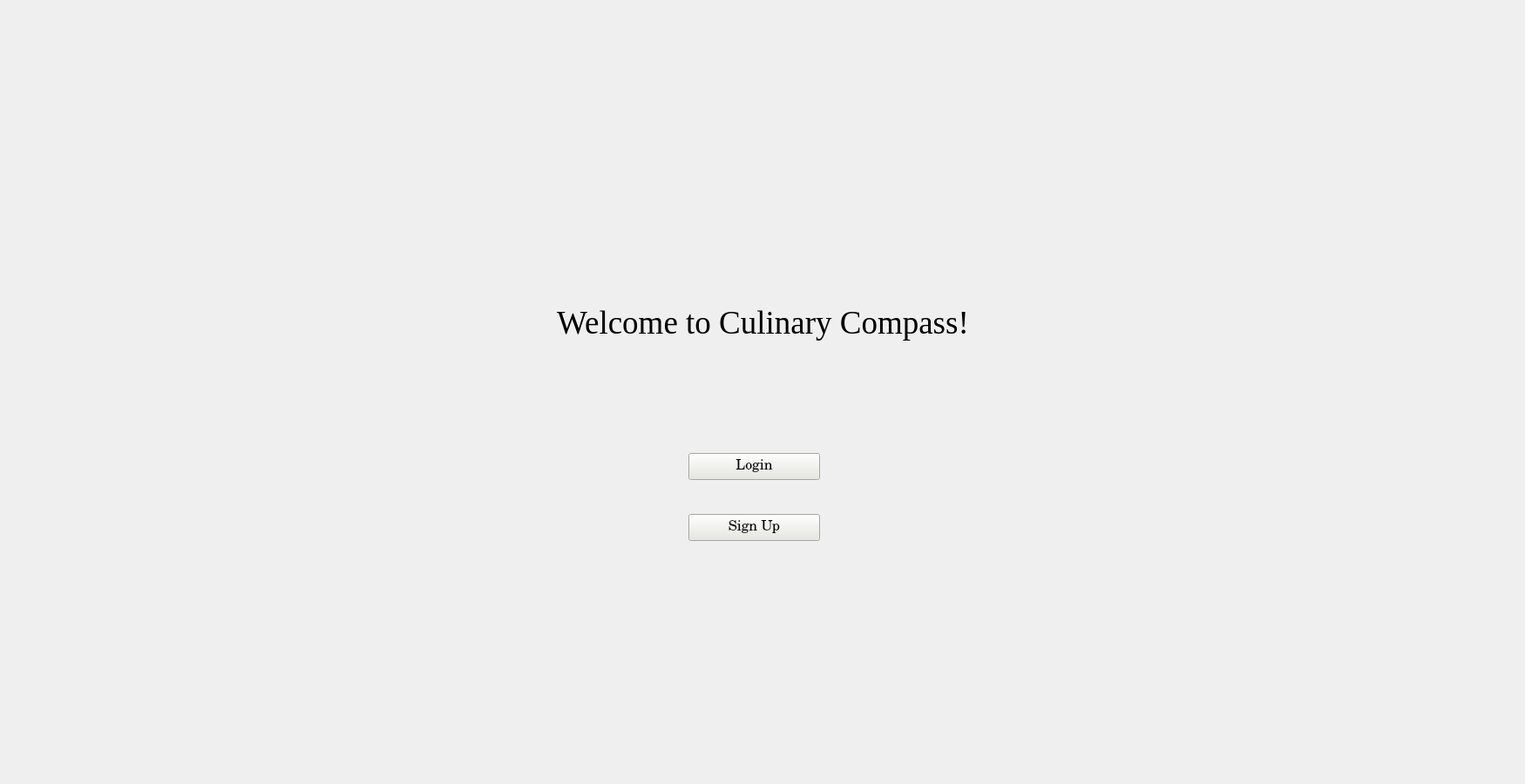
<?xml version="1.0" encoding="UTF-8"?>
<ui version="4.0">
 <class>Welcome</class>
 <widget class="QMainWindow" name="Welcome">
  <property name="geometry">
   <rect>
    <x>0</x>
    <y>0</y>
    <width>1750</width>
    <height>900</height>
   </rect>
  </property>
  <property name="minimumSize">
   <size>
    <width>1750</width>
    <height>900</height>
   </size>
  </property>
  <property name="maximumSize">
   <size>
    <width>1750</width>
    <height>900</height>
   </size>
  </property>
  <property name="windowTitle">
   <string>Welcome</string>
  </property>
  <widget class="QWidget" name="centralwidget">
   <widget class="QLabel" name="startpagebgm">
    <property name="geometry">
     <rect>
      <x>0</x>
      <y>0</y>
      <width>1751</width>
      <height>901</height>
     </rect>
    </property>
    <property name="text">
     <string/>
    </property>
    <property name="pixmap">
     <pixmap>strtpgbgm.jpg</pixmap>
    </property>
    <property name="scaledContents">
     <bool>true</bool>
    </property>
   </widget>
   <widget class="QPushButton" name="loginbtn">
    <property name="geometry">
     <rect>
      <x>790</x>
      <y>520</y>
      <width>151</width>
      <height>31</height>
     </rect>
    </property>
    <property name="font">
     <font>
      <family>Century Schoolbook</family>
      <pointsize>12</pointsize>
     </font>
    </property>
    <property name="styleSheet">
     <string notr="true">background-color: rgb(231, 232, 225);</string>
    </property>
    <property name="text">
     <string>Login</string>
    </property>
   </widget>
   <widget class="QPushButton" name="signupbtn">
    <property name="geometry">
     <rect>
      <x>790</x>
      <y>590</y>
      <width>151</width>
      <height>31</height>
     </rect>
    </property>
    <property name="font">
     <font>
      <family>Century Schoolbook</family>
      <pointsize>12</pointsize>
     </font>
    </property>
    <property name="styleSheet">
     <string notr="true">background-color: rgb(231, 232, 225);</string>
    </property>
    <property name="text">
     <string>Sign Up</string>
    </property>
   </widget>
   <widget class="QLabel" name="WELCOME">
    <property name="geometry">
     <rect>
      <x>530</x>
      <y>250</y>
      <width>691</width>
      <height>241</height>
     </rect>
    </property>
    <property name="font">
     <font>
      <family>Georgia</family>
      <pointsize>28</pointsize>
     </font>
    </property>
    <property name="text">
     <string>Welcome to Culinary Compass!</string>
    </property>
    <property name="alignment">
     <set>Qt::AlignCenter</set>
    </property>
   </widget>
   <widget class="QLabel" name="label">
    <property name="geometry">
     <rect>
      <x>750</x>
      <y>60</y>
      <width>231</width>
      <height>211</height>
     </rect>
    </property>
    <property name="text">
     <string/>
    </property>
    <property name="pixmap">
     <pixmap>logoo.png</pixmap>
    </property>
    <property name="scaledContents">
     <bool>true</bool>
    </property>
   </widget>
  </widget>
 </widget>
 <resources/>
 <connections/>
</ui>
